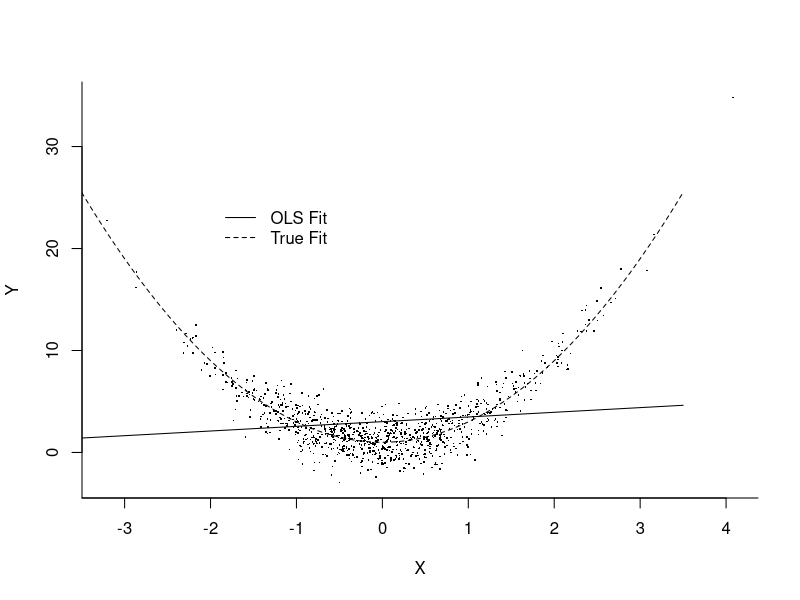
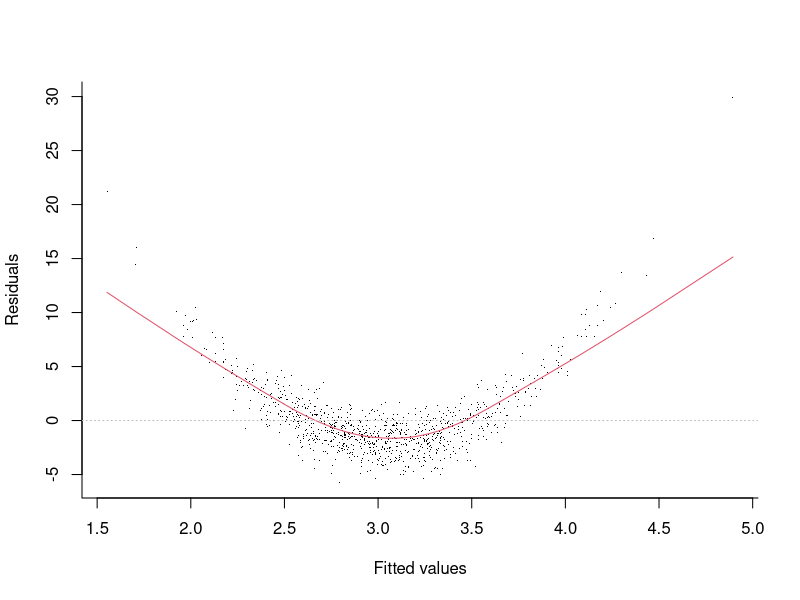

R code for these plots, in order:

#Set Monte Carlo Parameters
#Sample Size
n <- 1000
#True Values
sig2.true <- 2
alpha.true <- 1
beta.true <-2

#Non-linearity
X <- rnorm(n)
Y <- alpha.true + beta.true * (X^2) + rnorm(n, sd=sqrt(sig2.true))
   
x <- seq(-3.5,3.5,.1)
y.pred <- 1 + 2*x^2

#An Illustrative Plot of The Problem
fm <- lm(Y ~ X)
y.true <- 1 + 2*x^2
y.pred <- fm$coef[1] + fm$coef[2]*x

#Figure 1.1
plot(X,Y, type="n", xaxt="n", bty="l")
points(X,Y, pch=".", cex=1.5)
#abline(fm, lty=1)
lines(x,y.true,lty=2)
lines(x,y.pred,lty=1)
axis(1, -4:4)
legend(-2,25, c("OLS Fit", "True Fit"), lty=c(1,2), bty="n", y.intersp=1)

#Figure 1.2
plot(fm, which = 1, bty="l", id.n=0, lty=1, caption = "", sub.caption="", pch=".")

#Next Simulation
set.seed(356293)

X <- runif(500,1, 50)
Y <- 1 + 0.50* log(X) + rnorm(500)

#Model 1 - Linear
mod.1 <- lm(Y ~ X)

#Model 2 - Logged
mod.2 <- lm(Y ~ log(X))

#Model 3 - Quadratic
mod.3 <- lm(Y ~ X + I(X^2))

#The Results
summary(mod.1)
summary(mod.2)
summary(mod.3)

#AIC
AIC(mod.1)
AIC(mod.2)
AIC(mod.3)

